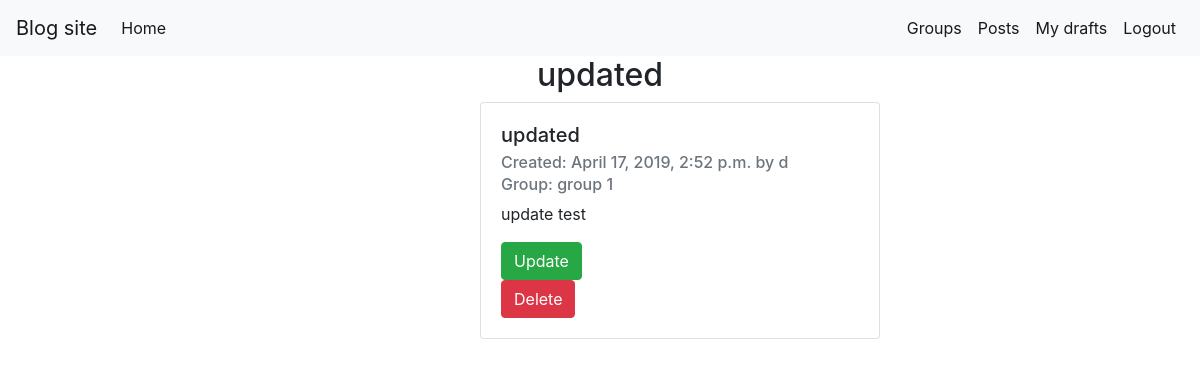
/posts/3 (signed in), run on the app's committed database.
### blog/models.py (models this page shows, shortened)
class Post(models.Model):
    title = models.CharField(max_length=100)
    text = models.TextField()
    creator = models.ForeignKey(User, on_delete=models.CASCADE, related_name='post_creator')
    group = models.ForeignKey(Group, on_delete=models.CASCADE, related_name='post_group')
    date_created = models.DateTimeField(null=True)
    is_private = models.BooleanField(default=False)

class Group(models.Model):
    THEME_CHOICES = (
        ('GE', 'General'),
        ('MU', 'Music'),
        ('SP', 'Sport'),
        ('TV', 'Television'),
        ('PL', 'Politics'),
        ('SP', 'Space'),
        ('HE', 'Health')
    )
    name = models.CharField(max_length=100)
    theme = models.CharField(choices=THEME_CHOICES, max_length=2)
    creator = models.ForeignKey(User, on_delete=models.CASCADE, related_name='creator')
    date_created = models.DateTimeField(default=timezone.now)
    members = models.ManyToManyField(User, through='Membership', related_name='members')
    is_private = models.BooleanField(default=False)

### blog/views.py (the view)
# urls.py: path('posts/<int:pk>', views.PostInfo.as_view(), name='post_info'),
class PostInfo(LoginRequiredMixin, DetailView):
    model = Post
    template_name = 'posts/post_info.html'

### blog/templates/posts/post_info.html (shortened to what this page needs)
{% extends 'base.html' %}
{% block content %}
     <h2 class="header-center">{{ post.title }}</h2>
    <div class="card" style="width: 25rem; margin-left: 40%">
  <div class="card-body">
    <h5 class="card-title">{{ post.title }}</h5>
      {% if post.date_created %}
    <h6 class="card-subtitle mb-2 text-muted">Created: {{ post.date_created}} by {{ post.creator.username }}</h6>
      {% else %}
      <h6 class="card-subtitle mb-2 text-muted">Created by {{ post.creator.username }}, not published yet</h6>
      {% endif %}
    <h6 class="card-subtitle mb-2 text-muted">Group: {{ post.group.name }}</h6>
       <p class="card-text">{{ post.text }}</p>
    {% if user.pk == post.creator.pk %}
      <a class="btn btn-success" href="{% url 'post_update' post.pk %}" role="button">Update</a>
      <form method="post" action="{% url 'post_delete' post.pk %}"> {% csrf_token %}
    <button class="btn btn-danger"  type="submit">Delete</button>
      </form>
  {% endif %}
  </div>
    </div>
{% endblock %}

### blog/static/styles/styles.css (style rules this page uses)
.header-center { text-align: center; }

### data on the page
Post: title "updated", date_created "April 17, 2019, 2:52 p.m.", creator.username "d", group.name "group 1", text "update test"
